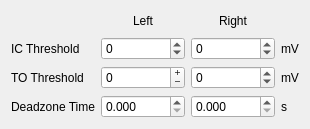
            <widget class="QWidget" name="walkFSM5PhasesPage">
             <attribute name="title">
              <string notr="true">Phases</string>
             </attribute>
             <layout class="QGridLayout" name="walkFSM5PhasesGridLayout">
              <item row="0" column="0">
               <spacer name="walkFSM5PhasesHorizontalSpacer">
                <property name="orientation">
                 <enum>Qt::Orientation::Horizontal</enum>
                </property>
                <property name="sizeType">
                 <enum>QSizePolicy::Policy::MinimumExpanding</enum>
                </property>
                <property name="sizeHint" stdset="0">
                 <size>
                  <width>0</width>
                  <height>0</height>
                 </size>
                </property>
               </spacer>
              </item>
              <item row="0" column="1">
               <widget class="QLabel" name="walkFSM5PhasesLegLabelL">
                <property name="sizePolicy">
                 <sizepolicy hsizetype="Preferred" vsizetype="Preferred">
                  <horstretch>0</horstretch>
                  <verstretch>0</verstretch>
                 </sizepolicy>
                </property>
                <property name="font">
                 <font>
                  <pointsize>9</pointsize>
                 </font>
                </property>
                <property name="toolTip">
                 <string notr="true">Left</string>
                </property>
                <property name="lineWidth">
                 <number>1</number>
                </property>
                <property name="text">
                 <string notr="true">Left</string>
                </property>
                <property name="alignment">
                 <set>Qt::AlignmentFlag::AlignCenter</set>
                </property>
                <property name="margin">
                 <number>0</number>
                </property>
                <property name="indent">
                 <number>0</number>
                </property>
               </widget>
              </item>
              <item row="0" column="2">
               <widget class="QLabel" name="walkFSM5PhasesLegLabelR">
                <property name="sizePolicy">
                 <sizepolicy hsizetype="Preferred" vsizetype="Preferred">
                  <horstretch>0</horstretch>
                  <verstretch>0</verstretch>
                 </sizepolicy>
                </property>
                <property name="font">
                 <font>
                  <pointsize>9</pointsize>
                 </font>
                </property>
                <property name="toolTip">
                 <string notr="true">Right</string>
                </property>
                <property name="lineWidth">
                 <number>1</number>
                </property>
                <property name="text">
                 <string notr="true">Right</string>
                </property>
                <property name="alignment">
                 <set>Qt::AlignmentFlag::AlignCenter</set>
                </property>
                <property name="margin">
                 <number>0</number>
                </property>
                <property name="indent">
                 <number>0</number>
                </property>
               </widget>
              </item>
              <item row="0" column="3">
               <spacer name="walkFSM5PhasesUnitsVerticalSpacer">
                <property name="orientation">
                 <enum>Qt::Orientation::Vertical</enum>
                </property>
                <property name="sizeType">
                 <enum>QSizePolicy::Policy::Maximum</enum>
                </property>
                <property name="sizeHint" stdset="0">
                 <size>
                  <width>0</width>
                  <height>20</height>
                 </size>
                </property>
               </spacer>
              </item>
              <item row="1" column="0">
               <widget class="QLabel" name="walkFSM5IcThresholdLabel">
                <property name="sizePolicy">
                 <sizepolicy hsizetype="Preferred" vsizetype="Preferred">
                  <horstretch>0</horstretch>
                  <verstretch>0</verstretch>
                 </sizepolicy>
                </property>
                <property name="font">
                 <font>
                  <pointsize>9</pointsize>
                 </font>
                </property>
                <property name="toolTip">
                 <string notr="true">Initial Contact Voltage Threshold</string>
                </property>
                <property name="text">
                 <string notr="true">IC Threshold</string>
                </property>
               </widget>
              </item>
              <item row="1" column="1">
               <widget class="QSpinBox" name="walkFSM5IcThresholdSpinBoxL">
                <property name="sizePolicy">
                 <sizepolicy hsizetype="Preferred" vsizetype="Preferred">
                  <horstretch>0</horstretch>
                  <verstretch>0</verstretch>
                 </sizepolicy>
                </property>
                <property name="font">
                 <font>
                  <pointsize>9</pointsize>
                 </font>
                </property>
                <property name="cursor">
                 <cursorShape>PointingHandCursor</cursorShape>
                </property>
                <property name="alignment">
                 <set>Qt::AlignmentFlag::AlignLeading|Qt::AlignmentFlag::AlignLeft|Qt::AlignmentFlag::AlignVCenter</set>
                </property>
                <property name="buttonSymbols">
                 <enum>QAbstractSpinBox::ButtonSymbols::UpDownArrows</enum>
                </property>
                <property name="specialValueText">
                 <string notr="true"/>
                </property>
                <property name="accelerated">
                 <bool>true</bool>
                </property>
                <property name="correctionMode">
                 <enum>QAbstractSpinBox::CorrectionMode::CorrectToPreviousValue</enum>
                </property>
                <property name="showGroupSeparator" stdset="0">
                 <bool>false</bool>
                </property>
                <property name="suffix">
                 <string notr="true"/>
                </property>
                <property name="prefix">
                 <string notr="true"/>
                </property>
                <property name="minimum">
                 <number>-999999999</number>
                </property>
                <property name="maximum">
                 <number>999999999</number>
                </property>
                <property name="value">
                 <number>0</number>
                </property>
               </widget>
              </item>
              <item row="1" column="2">
               <widget class="QSpinBox" name="walkFSM5IcThresholdSpinBoxR">
                <property name="sizePolicy">
                 <sizepolicy hsizetype="Preferred" vsizetype="Preferred">
                  <horstretch>0</horstretch>
                  <verstretch>0</verstretch>
                 </sizepolicy>
                </property>
                <property name="font">
                 <font>
                  <pointsize>9</pointsize>
                 </font>
                </property>
                <property name="cursor">
                 <cursorShape>PointingHandCursor</cursorShape>
                </property>
                <property name="alignment">
                 <set>Qt::AlignmentFlag::AlignLeading|Qt::AlignmentFlag::AlignLeft|Qt::AlignmentFlag::AlignVCenter</set>
                </property>
                <property name="buttonSymbols">
                 <enum>QAbstractSpinBox::ButtonSymbols::UpDownArrows</enum>
                </property>
                <property name="specialValueText">
                 <string notr="true"/>
                </property>
                <property name="accelerated">
                 <bool>true</bool>
                </property>
                <property name="correctionMode">
                 <enum>QAbstractSpinBox::CorrectionMode::CorrectToPreviousValue</enum>
                </property>
                <property name="showGroupSeparator" stdset="0">
                 <bool>false</bool>
                </property>
                <property name="suffix">
                 <string notr="true"/>
                </property>
                <property name="prefix">
                 <string notr="true"/>
                </property>
                <property name="minimum">
                 <number>-999999999</number>
                </property>
                <property name="maximum">
                 <number>999999999</number>
                </property>
                <property name="value">
                 <number>0</number>
                </property>
               </widget>
              </item>
              <item row="1" column="3">
               <widget class="QLabel" name="walkFSM5IcThresholdUnitLabel">
                <property name="font">
                 <font>
                  <pointsize>9</pointsize>
                 </font>
                </property>
                <property name="text">
                 <string notr="true">mV</string>
                </property>
                <property name="alignment">
                 <set>Qt::AlignmentFlag::AlignLeading|Qt::AlignmentFlag::AlignLeft|Qt::AlignmentFlag::AlignVCenter</set>
                </property>
               </widget>
              </item>
              <item row="2" column="0">
               <widget class="QLabel" name="walkFSM5ToThresholdLabel">
                <property name="sizePolicy">
                 <sizepolicy hsizetype="Preferred" vsizetype="Preferred">
                  <horstretch>0</horstretch>
                  <verstretch>0</verstretch>
                 </sizepolicy>
                </property>
                <property name="font">
                 <font>
                  <pointsize>9</pointsize>
                 </font>
                </property>
                <property name="toolTip">
                 <string notr="true">Toe Off Voltage Threshold</string>
                </property>
                <property name="text">
                 <string notr="true">TO Threshold</string>
                </property>
               </widget>
              </item>
              <item row="2" column="1">
               <widget class="QSpinBox" name="walkFSM5ToThresholdSpinBoxL">
                <property name="sizePolicy">
                 <sizepolicy hsizetype="Preferred" vsizetype="Preferred">
                  <horstretch>0</horstretch>
                  <verstretch>0</verstretch>
                 </sizepolicy>
                </property>
                <property name="font">
                 <font>
                  <pointsize>9</pointsize>
                 </font>
                </property>
                <property name="cursor">
                 <cursorShape>PointingHandCursor</cursorShape>
                </property>
                <property name="wrapping">
                 <bool>false</bool>
                </property>
                <property name="buttonSymbols">
                 <enum>QAbstractSpinBox::ButtonSymbols::PlusMinus</enum>
                </property>
                <property name="specialValueText">
                 <string notr="true"/>
                </property>
                <property name="accelerated">
                 <bool>true</bool>
                </property>
                <property name="suffix">
                 <string notr="true"/>
                </property>
                <property name="prefix">
                 <string notr="true"/>
                </property>
                <property name="minimum">
                 <number>-999999999</number>
                </property>
                <property name="maximum">
                 <number>999999999</number>
                </property>
                <property name="value">
                 <number>0</number>
                </property>
               </widget>
              </item>
              <item row="2" column="2">
               <widget class="QSpinBox" name="walkFSM5ToThresholdSpinBoxR">
                <property name="sizePolicy">
                 <sizepolicy hsizetype="Preferred" vsizetype="Preferred">
                  <horstretch>0</horstretch>
                  <verstretch>0</verstretch>
                 </sizepolicy>
                </property>
                <property name="font">
                 <font>
                  <pointsize>9</pointsize>
                 </font>
                </property>
                <property name="cursor">
                 <cursorShape>PointingHandCursor</cursorShape>
                </property>
                <property name="alignment">
                 <set>Qt::AlignmentFlag::AlignLeading|Qt::AlignmentFlag::AlignLeft|Qt::AlignmentFlag::AlignVCenter</set>
                </property>
                <property name="buttonSymbols">
                 <enum>QAbstractSpinBox::ButtonSymbols::UpDownArrows</enum>
                </property>
                <property name="specialValueText">
                 <string notr="true"/>
                </property>
                <property name="accelerated">
                 <bool>true</bool>
                </property>
                <property name="correctionMode">
                 <enum>QAbstractSpinBox::CorrectionMode::CorrectToPreviousValue</enum>
                </property>
                <property name="showGroupSeparator" stdset="0">
                 <bool>false</bool>
                </property>
                <property name="suffix">
                 <string notr="true"/>
                </property>
                <property name="prefix">
                 <string notr="true"/>
                </property>
                <property name="minimum">
                 <number>-999999999</number>
                </property>
                <property name="maximum">
                 <number>999999999</number>
                </property>
                <property name="value">
                 <number>0</number>
                </property>
               </widget>
              </item>
              <item row="2" column="3">
               <widget class="QLabel" name="walkFSM5ToThresholdUnitLabel">
                <property name="font">
                 <font>
                  <pointsize>9</pointsize>
                 </font>
                </property>
                <property name="text">
                 <string notr="true">mV</string>
                </property>
                <property name="alignment">
                 <set>Qt::AlignmentFlag::AlignLeading|Qt::AlignmentFlag::AlignLeft|Qt::AlignmentFlag::AlignVCenter</set>
                </property>
               </widget>
              </item>
              <item row="3" column="0">
               <widget class="QLabel" name="walkFSM5DeadZoneTimeLabel">
                <property name="sizePolicy">
                 <sizepolicy hsizetype="Preferred" vsizetype="Preferred">
                  <horstretch>0</horstretch>
                  <verstretch>0</verstretch>
                 </sizepolicy>
                </property>
                <property name="font">
                 <font>
                  <pointsize>9</pointsize>
                 </font>
                </property>
                <property name="toolTip">
                 <string notr="true">The amount of time before phases can switch.</string>
                </property>
                <property name="text">
                 <string notr="true">Deadzone Time</string>
                </property>
               </widget>
              </item>
              <item row="3" column="1">
               <widget class="QDoubleSpinBox" name="walkFSM5DeadZoneTimeDoubleSpinBoxL">
                <property name="sizePolicy">
                 <sizepolicy hsizetype="Preferred" vsizetype="Preferred">
                  <horstretch>0</horstretch>
                  <verstretch>0</verstretch>
                 </sizepolicy>
                </property>
                <property name="font">
                 <font>
                  <pointsize>9</pointsize>
                 </font>
                </property>
                <property name="cursor">
                 <cursorShape>PointingHandCursor</cursorShape>
                </property>
                <property name="specialValueText">
                 <string notr="true"/>
                </property>
                <property name="accelerated">
                 <bool>true</bool>
                </property>
                <property name="decimals">
                 <number>3</number>
                </property>
                <property name="maximum">
                 <double>99999.998999999996158</double>
                </property>
                <property name="singleStep">
                 <double>0.100000000000000</double>
                </property>
               </widget>
              </item>
              <item row="3" column="2">
               <widget class="QDoubleSpinBox" name="walkFSM5DeadZoneTimeDoubleSpinBoxR">
                <property name="sizePolicy">
                 <sizepolicy hsizetype="Preferred" vsizetype="Preferred">
                  <horstretch>0</horstretch>
                  <verstretch>0</verstretch>
                 </sizepolicy>
                </property>
                <property name="font">
                 <font>
                  <pointsize>9</pointsize>
                 </font>
                </property>
                <property name="cursor">
                 <cursorShape>PointingHandCursor</cursorShape>
                </property>
                <property name="alignment">
                 <set>Qt::AlignmentFlag::AlignLeading|Qt::AlignmentFlag::AlignLeft|Qt::AlignmentFlag::AlignVCenter</set>
                </property>
                <property name="buttonSymbols">
                 <enum>QAbstractSpinBox::ButtonSymbols::UpDownArrows</enum>
                </property>
                <property name="specialValueText">
                 <string notr="true"/>
                </property>
                <property name="accelerated">
                 <bool>true</bool>
                </property>
                <property name="correctionMode">
                 <enum>QAbstractSpinBox::CorrectionMode::CorrectToPreviousValue</enum>
                </property>
                <property name="showGroupSeparator" stdset="0">
                 <bool>false</bool>
                </property>
                <property name="decimals">
                 <number>3</number>
                </property>
                <property name="maximum">
                 <double>99999.998999999996158</double>
                </property>
                <property name="singleStep">
                 <double>0.100000000000000</double>
                </property>
               </widget>
              </item>
              <item row="3" column="3">
               <widget class="QLabel" name="walkFSM5DeadZoneTimeUnitLabel">
                <property name="font">
                 <font>
                  <pointsize>9</pointsize>
                 </font>
                </property>
                <property name="text">
                 <string notr="true">s</string>
                </property>
                <property name="alignment">
                 <set>Qt::AlignmentFlag::AlignLeading|Qt::AlignmentFlag::AlignLeft|Qt::AlignmentFlag::AlignVCenter</set>
                </property>
               </widget>
              </item>
              <item row="4" column="0" colspan="4">
               <spacer name="walkFSM5PhasesVerticalSpacer">
                <property name="orientation">
                 <enum>Qt::Orientation::Vertical</enum>
                </property>
                <property name="sizeType">
                 <enum>QSizePolicy::Policy::MinimumExpanding</enum>
                </property>
                <property name="sizeHint" stdset="0">
                 <size>
                  <width>0</width>
                  <height>0</height>
                 </size>
                </property>
               </spacer>
              </item>
             </layout>
            </widget>
